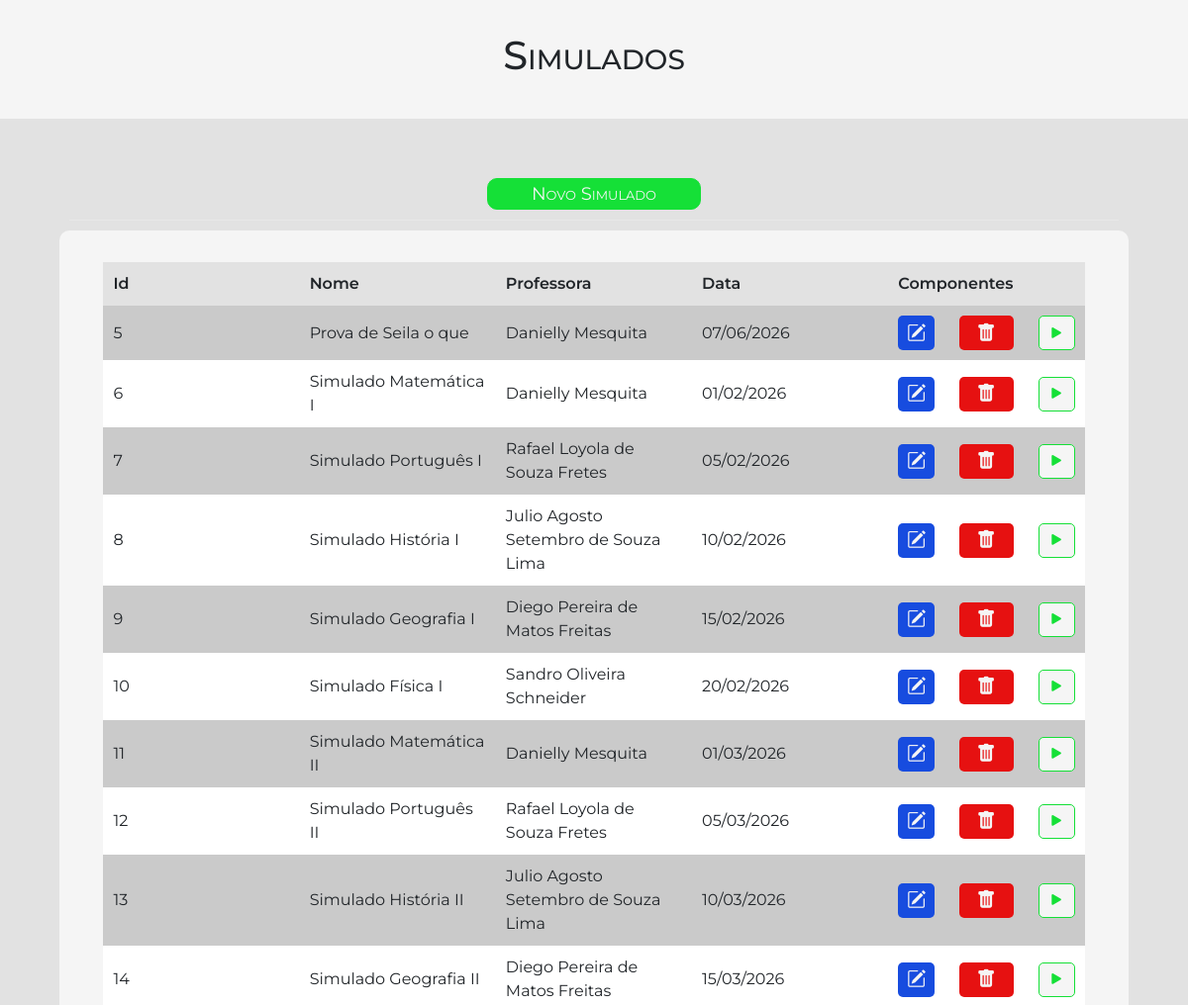
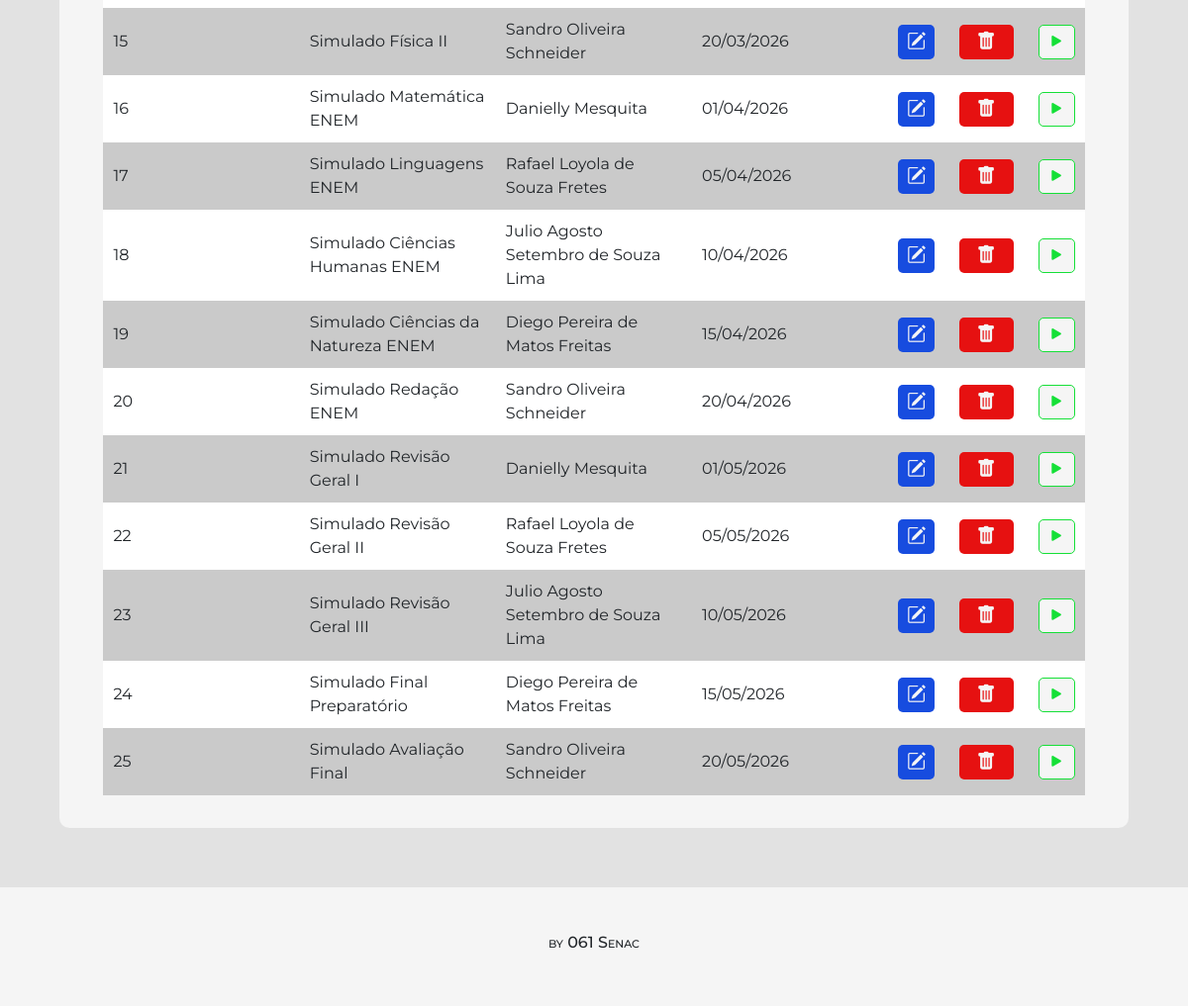
The page /menu.php (signed in) on the database its author committed (2 pictures, top to bottom).
### tables this page shows
CREATE TABLE `simulado` (
  `id` int(11) NOT NULL,
  `idprofessor` int(11) NOT NULL,
  `nome` varchar(100) NOT NULL,
  `data` date NOT NULL
);

CREATE TABLE `professor` (
  `id` int(11) NOT NULL,
  `nome` varchar(50) NOT NULL,
  `email` varchar(100) NOT NULL,
  `senha` varchar(50) NOT NULL
);

### menu.php (the view, shortened to what this page needs)
<?php
    include('connect.php');
    $sql = "select s.id, s.nome simulado, p.nome professor, s.data data from simulado s
    inner join professor p on p.id = s.idprofessor";
    $result = mysqli_query($con, $sql);
?>
<!DOCTYPE html>
<html lang="pt-br">
<head>
  <link href="https://cdn.jsdelivr.net/npm/bootstrap@5.0.2/dist/css/bootstrap.min.css" rel="stylesheet"
>
  <link rel="stylesheet" href="https://cdn.jsdelivr.net/npm/bootstrap-icons@1.13.1/font/bootstrap-icons.min.css">
  <link rel="stylesheet" href="./assets/css/style.css">
  <link rel="stylesheet" href="./assets/css/button.css">
  <link rel="stylesheet" href="./assets/css/icon.css">
</head>
<body>
  <header>
    <h1>Simulados</h1>
  </header>
  <main>
    <div class="menuOptions">
      <button type="button" class="btnInsertMenu" data-bs-toggle="modal" data-bs-target="#exampleModal">
        Novo Simulado
      </button>
    </div>
    <hr>
    <div class="menuItens">
      <div class="menuContainer">
        <div class="container-fluid">
          <table>
            <thead>
              <tr>
                <?php
                  $lista = ['Id', 'Nome', 'Professora', 'Data', 'Componentes'];
                  for ($lc=0; $lc < count($lista); $lc++) {
                      echo"<th scope='col'>" . $lista[$lc] . "</th>";
                  }
                  ?>
              </tr>
            </thead>
            <tbody>
              <?php
                if($result && mysqli_num_rows($result)>0){
                while ($row = mysqli_fetch_assoc($result)){
                $data = !empty($row['data']) ? date("d/m/Y", strtotime($row['data'])) : "-";
                echo "<tr>
                <td>{$row['id']}</td>
                <td>{$row['simulado']}</td>
                <td>{$row['professor']}</td>
                <td>{$data}</td>
                <td>
                <div class='buttonOptions'>
                <a href='update.php?updateid={$row['id']}'<button class='btnUpdate'><i class='bi bi-pencil-square'></i></button></a>
                  <a href='delete.php?deleteid={$row['id']}'><button class='btnDelete'><i class='bi bi-trash-fill'></i></button></a>
                  <button class='btnExecute'><i class='bi bi-play-fill'></i></button>
                </div>
                </td>";
                }
                  } else {
                    echo "<tr><td colspan='9' class='text-center'>Nenhuma prova encontrada.</td></tr>";
                  }
              ?>
            </tbody>
          </table>
        </div>
      </div>
    </div>
  </main>
  <footer>
    <h6>by 061 Senac</h6>
  </footer>
</body>
</html>

### assets/css/style.css (style rules this page uses)
:root { --cor1: #f5f5f5; --cor2: #ffbb00; --cor3: #e2e2e2; --cor4: #15e037; }
* { padding: 0; margin: 0; }
h1, h6 { font-variant: small-caps; }
body { display: flex; flex-direction: column; justify-content: space-between; align-items: center; width: 100%; min-height: 100vh; overflow-x: hidden; background-color: var(--cor3); font-family: 'Montserrat'; }
hr { margin: 10px; color: var(--cor1); }
header { display: flex; flex-direction: column; justify-content: space-around; align-items: center; margin-bottom: 5%; height: 15vh; width: 100vw; background-color: var(--cor1); }
footer { display: flex; flex-direction: column; justify-content: space-around; align-items: center; margin-top: 5%; height: 15vh; width: 100vw; background-color: var(--cor1); }
.menuOptions { display: flex; flex-direction: column; justify-content: space-around; align-items: center; width: 90vw; }
.menuItens { display: flex; justify-content: center; align-items: center; flex-wrap: wrap; gap: 25px; width: 90vw; }
.menuContainer { display: flex; flex-direction: column; justify-content: space-around; align-items: center; gap: 25px; padding: 3%; flex: 1; background-color: var(--cor1); border: none; border-radius: 10px; }
.buttonOptions { display: flex; justify-content: space-around; align-items: center; gap: 25px; }
.menuContainer table { width: 100%; border-collapse: collapse; table-layout: fixed; background: #fafafa; }
.menuContainer th, .menuContainer td { padding: 10px; text-align: left; box-sizing: border-box; }
.menuContainer th { background-color: #e2e2e2; font-weight: 600; }
.menuContainer td { background-color: rgb(202, 202, 202); }
.menuContainer tr:nth-child(even) td { background: #ffffff; }

### assets/css/button.css (style rules this page uses)
:root { --cor1: #f5f5f5; --cor2: #ffbb00; --cor3: #e2e2e2; --cor4: #15e037; --cor5: #174cdf; --cor6: #e61111; }
* { padding: 0; margin: 0; }
.btnInsertMenu { width: 20%; height: 2rem; border-radius: 10px; border: 1px solid var(--cor4); background-color: var(--cor4); color: var(--cor1); font-variant: small-caps; font-size: large; transition: all 0.3s; }
.buttonOptions .btnUpdate { display: flex; justify-content: center; align-items: center; width: 55px; height: 35px; font-size: larger; color: var(--cor1); border-radius: 5px; border: none; background-color: var(--cor5); transition: all 0.3s; }
.buttonOptions .btnDelete { display: flex; justify-content: center; align-items: center; width: 55px; height: 35px; font-size: larger; color: var(--cor1); border-radius: 5px; border: none; background-color: var(--cor6); transition: all 0.3s; }
.buttonOptions .btnExecute { display: flex; justify-content: center; align-items: center; width: 55px; height: 35px; font-size: larger; color: var(--cor4); border-radius: 5px; border: 1px solid #15e037; background-color: var(--cor1); transition: all 0.3s; }

### rows shown on the page
simulado: id "5", nome "Prova de Seila o que", idprofessor.nome "Danielly Mesquita", data "07/06/2026"
simulado: id "6", nome "Simulado Matemática I", idprofessor.nome "Danielly Mesquita", data "01/02/2026"
simulado: id "7", nome "Simulado Português I", idprofessor.nome "Rafael Loyola de Souza Fretes", data "05/02/2026"
simulado: id "8", nome "Simulado História I", idprofessor.nome "Julio Agosto Setembro de Souza Lima", data "10/02/2026"
simulado: id "9", nome "Simulado Geografia I", idprofessor.nome "Diego Pereira de Matos Freitas", data "15/02/2026"
simulado: id "10", nome "Simulado Física I", idprofessor.nome "Sandro Oliveira Schneider", data "20/02/2026"
simulado: id "11", nome "Simulado Matemática II", idprofessor.nome "Danielly Mesquita", data "01/03/2026"
simulado: id "12", nome "Simulado Português II", idprofessor.nome "Rafael Loyola de Souza Fretes", data "05/03/2026"
simulado: id "13", nome "Simulado História II", idprofessor.nome "Julio Agosto Setembro de Souza Lima", data "10/03/2026"
simulado: id "14", nome "Simulado Geografia II", idprofessor.nome "Diego Pereira de Matos Freitas", data "15/03/2026"
simulado: id "15", nome "Simulado Física II", idprofessor.nome "Sandro Oliveira Schneider", data "20/03/2026"
simulado: id "16", nome "Simulado Matemática ENEM", idprofessor.nome "Danielly Mesquita", data "01/04/2026"
simulado: id "17", nome "Simulado Linguagens ENEM", idprofessor.nome "Rafael Loyola de Souza Fretes", data "05/04/2026"
simulado: id "18", nome "Simulado Ciências Humanas ENEM", idprofessor.nome "Julio Agosto Setembro de Souza Lima", data "10/04/2026"
simulado: id "19", nome "Simulado Ciências da Natureza ENEM", idprofessor.nome "Diego Pereira de Matos Freitas", data "15/04/2026"
simulado: id "20", nome "Simulado Redação ENEM", idprofessor.nome "Sandro Oliveira Schneider", data "20/04/2026"
simulado: id "21", nome "Simulado Revisão Geral I", idprofessor.nome "Danielly Mesquita", data "01/05/2026"
simulado: id "22", nome "Simulado Revisão Geral II", idprofessor.nome "Rafael Loyola de Souza Fretes", data "05/05/2026"
simulado: id "23", nome "Simulado Revisão Geral III", idprofessor.nome "Julio Agosto Setembro de Souza Lima", data "10/05/2026"
simulado: id "24", nome "Simulado Final Preparatório", idprofessor.nome "Diego Pereira de Matos Freitas", data "15/05/2026"
simulado: id "25", nome "Simulado Avaliação Final", idprofessor.nome "Sandro Oliveira Schneider", data "20/05/2026"

### other values the page prints
$lista[$lc] "Id"
$lista[$lc] "Nome"
$lista[$lc] "Professora"
$lista[$lc] "Data"
$lista[$lc] "Componentes"
